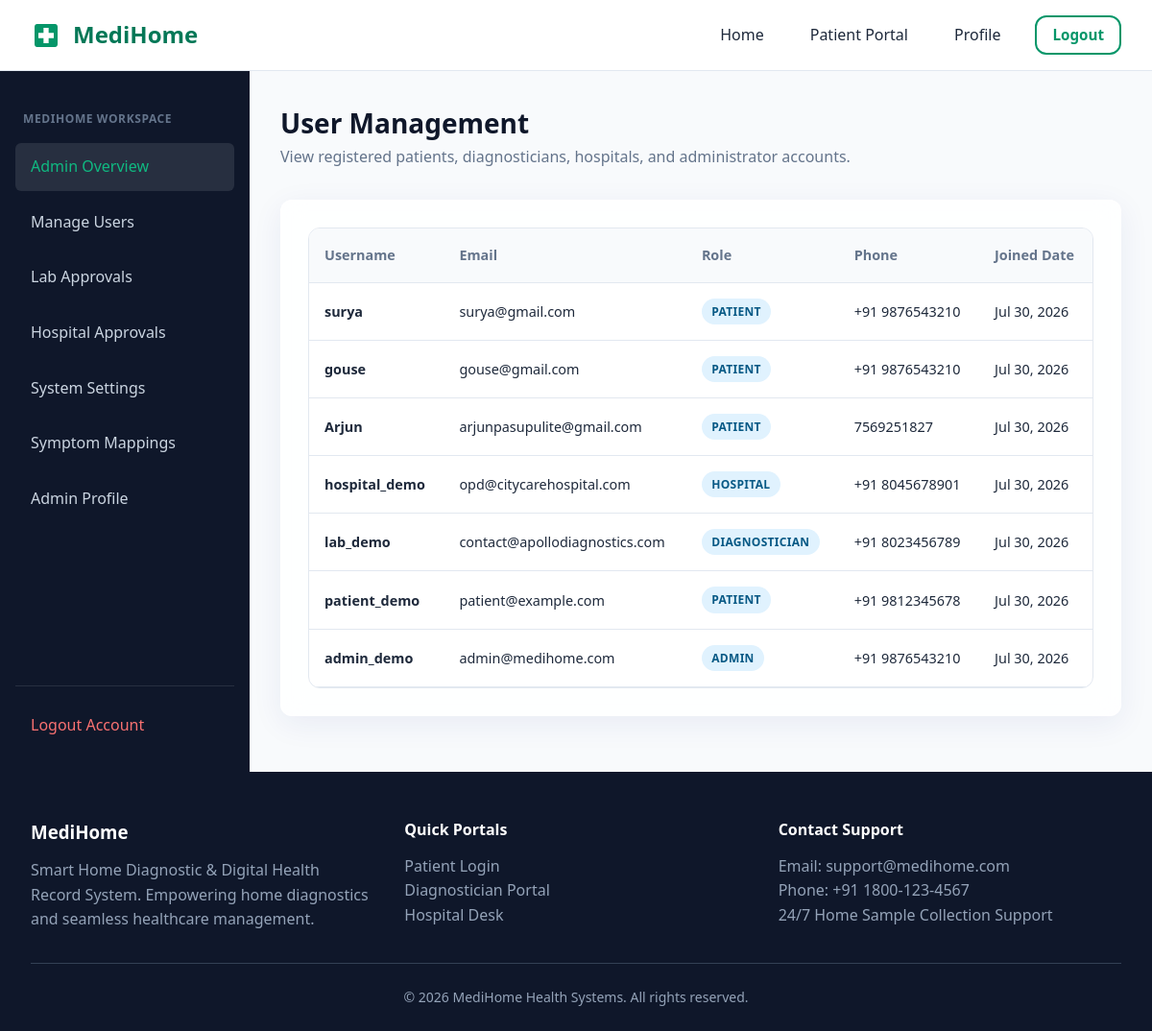
The page /adminpanel/users/ (signed in) on the database its author committed.
### accounts/models.py (models this page shows, shortened)
class User(AbstractUser):
    class Role(models.TextChoices):
        PATIENT = 'PATIENT', 'Patient'
        DIAGNOSTICIAN = 'DIAGNOSTICIAN', 'Diagnostician'
        HOSPITAL = 'HOSPITAL', 'Hospital'
        ADMIN = 'ADMIN', 'Admin'
    role = models.CharField(max_length=20, choices=Role.choices, default=Role.PATIENT)
    phone_number = models.CharField(max_length=15, blank=True, null=True)
    profile_picture = models.ImageField(upload_to='profiles/', blank=True, null=True)
    address = models.TextField(blank=True, null=True)
    latitude = models.DecimalField(max_digits=9, decimal_places=6, blank=True, null=True)
    longitude = models.DecimalField(max_digits=9, decimal_places=6, blank=True, null=True)
    created_at = models.DateTimeField(auto_now_add=True)
    updated_at = models.DateTimeField(auto_now=True)
    def is_patient(self):
        return self.role == self.Role.PATIENT
    def is_diagnostician(self):
        return self.role == self.Role.DIAGNOSTICIAN
    def is_hospital(self):
        return self.role == self.Role.HOSPITAL
    def is_admin_role(self):
        return self.role == self.Role.ADMIN or self.is_superuser

### adminpanel/views.py (the view)
# urls.py: path('users/', views.manage_users_view, name='manage_users'),
@admin_required
def manage_users_view(request):
    users = User.objects.order_by('-created_at')
    return render(request, 'adminpanel/users.html', {'users_list': users})

### templates/adminpanel/users.html (shortened to what this page needs)
{% extends 'dashboard_base.html' %}
{% block dashboard_content %}
<div class="dashboard-header">
    <div>
        <h2 style="font-size: 1.75rem; color: var(--dark);">User Management</h2>
        <p style="color: var(--text-secondary);">View registered patients, diagnosticians, hospitals, and administrator accounts.</p>
    </div>
</div>
<div class="glass-card">
    <div class="table-container">
        <table class="custom-table">
            <thead>
                <tr>
                    <th>Username</th>
                    <th>Email</th>
                    <th>Role</th>
                    <th>Phone</th>
                    <th>Joined Date</th>
                </tr>
            </thead>
            <tbody>
                {% for u in users_list %}
                <tr>
                    <td><strong>{{ u.username }}</strong></td>
                    <td>{{ u.email }}</td>
                    <td><span class="badge badge-info">{{ u.get_role_display }}</span></td>
                    <td>{{ u.phone_number|default:"N/A" }}</td>
                    <td>{{ u.created_at|date:"M d, Y" }}</td>
                </tr>
                {% endfor %}
            </tbody>
        </table>
    </div>
</div>
{% endblock %}

### static/css/style.css (style rules this page uses)
:root { --primary: #059669; --primary-hover: #047857; --primary-light: #d1fae5; --secondary: #0d9488; --accent: #10b981; --dark: #0f172a; --dark-surface: #1e293b; --text-primary: #1e293b; --text-secondary: #64748b; --text-muted: #94a3b8; --bg-light: #f8fafc; --white: #ffffff; --border: #e2e8f0; --shadow-sm: 0 1px 2px 0 rgba(0, 0, 0, 0.05); --shadow-md: 0 4px 6px -1px rgba(0, 0, 0, 0.1), 0 2px 4px -1px rgba(0, 0, 0, 0.06); --shadow-lg: 0 10px 15px -3px rgba(0, 0, 0, 0.1), 0 4px 6px -2px rgba(0, 0, 0, 0.05); --glass-bg: rgba(255, 255, 255, 0.85); --glass-border: rgba(255, 255, 255, 0.6); --glass-shadow: 0 8px 32px 0 rgba(31, 38, 135, 0.07); --radius-sm: 6px; --radius-md: 12px; --radius-lg: 20px; --transition: all 0.25s cubic-bezier(0.4, 0, 0.2, 1); }
* { margin: 0; padding: 0; box-sizing: border-box; }
body { font-family: system-ui, -apple-system, BlinkMacSystemFont, 'Segoe UI', Roboto, Oxygen, Ubuntu, Cantarell, 'Open Sans', 'Helvetica Neue', sans-serif; background-color: var(--bg-light); color: var(--text-primary); line-height: 1.6; min-height: 100vh; display: flex; flex-direction: column; }
.glass-card { background: var(--glass-bg); backdrop-filter: blur(12px); -webkit-backdrop-filter: blur(12px); border: 1px solid var(--glass-border); box-shadow: var(--glass-shadow); border-radius: var(--radius-md); padding: 1.75rem; transition: var(--transition); }

### static/css/components.css (style rules this page uses)
.badge { display: inline-block; padding: 0.25rem 0.65rem; font-size: 0.75rem; font-weight: 700; border-radius: 9999px; text-transform: uppercase; letter-spacing: 0.025em; }
.badge-info { background: #e0f2fe; color: #075985; }
.table-container { width: 100%; overflow-x: auto; border-radius: var(--radius-md); border: 1px solid var(--border); background: var(--white); }
.custom-table { width: 100%; border-collapse: collapse; text-align: left; font-size: 0.9rem; }
.custom-table th { background: #f8fafc; padding: 1rem; font-weight: 600; color: var(--text-secondary); border-bottom: 1px solid var(--border); }
.custom-table td { padding: 1rem; border-bottom: 1px solid var(--border); }

### static/css/dashboard.css (style rules this page uses)
.dashboard-header { display: flex; justify-content: space-between; align-items: center; margin-bottom: 2rem; }

### rows shown on the page
User: username "surya", email "surya@gmail.com", role "PATIENT", phone_number "+91 9876543210", created_at "Jul 30, 2026"
User: username "gouse", email "gouse@gmail.com", role "PATIENT", phone_number "+91 9876543210", created_at "Jul 30, 2026"
User: username "Arjun", email "arjunpasupulite@gmail.com", role "PATIENT", phone_number "7569251827", created_at "Jul 30, 2026"
User: username "hospital_demo", email "opd@citycarehospital.com", role "HOSPITAL", phone_number "+91 8045678901", created_at "Jul 30, 2026"
User: username "lab_demo", email "contact@apollodiagnostics.com", role "DIAGNOSTICIAN", phone_number "+91 8023456789", created_at "Jul 30, 2026"
User: username "patient_demo", email "patient@example.com", role "PATIENT", phone_number "+91 9812345678", created_at "Jul 30, 2026"
User: username "admin_demo", email "admin@medihome.com", role "ADMIN", phone_number "+91 9876543210", created_at "Jul 30, 2026"
